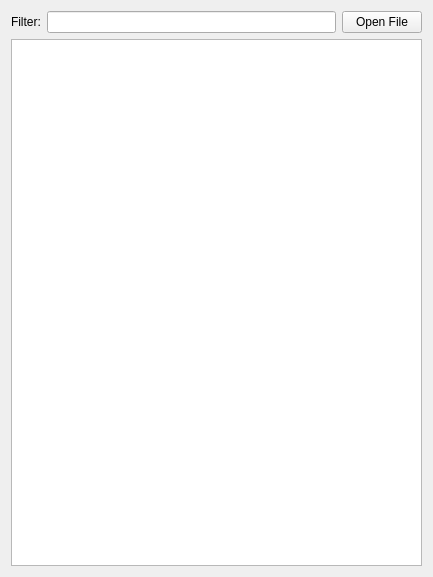
<?xml version="1.0" encoding="UTF-8"?>
<ui version="4.0">
 <class>TFileTreeViewer</class>
 <widget class="QWidget" name="TFileTreeViewer">
  <property name="geometry">
   <rect>
    <x>0</x>
    <y>0</y>
    <width>433</width>
    <height>577</height>
   </rect>
  </property>
  <property name="windowTitle">
   <string>Form</string>
  </property>
  <layout class="QVBoxLayout" name="verticalLayout_2">
   <item>
    <layout class="QVBoxLayout" name="verticalLayout">
     <item>
      <layout class="QHBoxLayout" name="horizontalLayout">
       <item>
        <widget class="QLabel" name="label">
         <property name="text">
          <string>Filter:</string>
         </property>
        </widget>
       </item>
       <item>
        <widget class="QLineEdit" name="filterLineEdit"/>
       </item>
       <item>
        <widget class="QPushButton" name="pushButton">
         <property name="text">
          <string>Open File</string>
         </property>
        </widget>
       </item>
      </layout>
     </item>
     <item>
      <widget class="QTreeView" name="treeView"/>
     </item>
    </layout>
   </item>
  </layout>
 </widget>
 <resources/>
 <connections/>
</ui>
